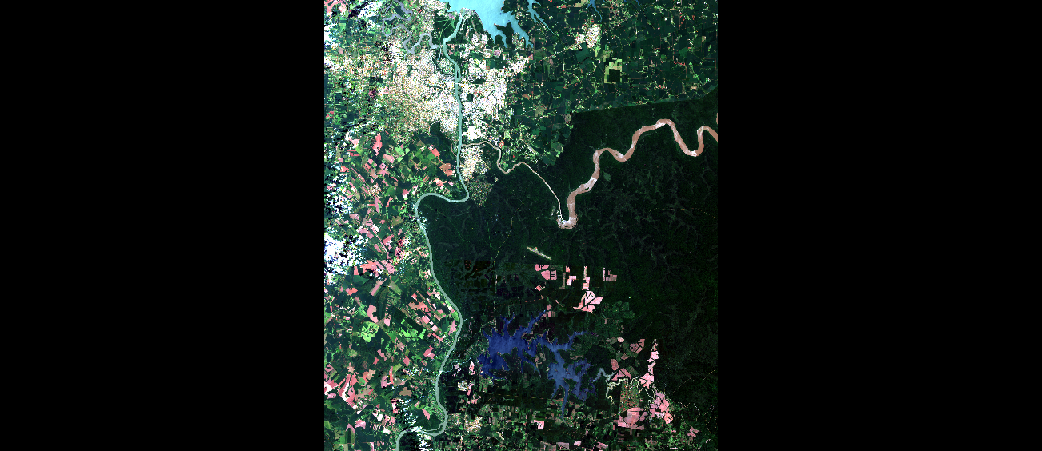
#> input picture Example Landsat8/LC08_224-078_2018-01-05_RGB.png, 1042 x 451 px; its folder holds only this picture in this run
$ jupyter execute --allow-errors TP1.ipynb
#> lines starting #> are read from the running program, lines starting #| are printed output that depends on the picture; long printed decimals are rounded
# TP 1: Análisis y Tratamiento de Imágenes Satelitales

### Rodrigo Carlos Fondato
### MCD - 2023

**Solo Colab**: Como primer paso, instalamos openCV y Numpy, luego clonamos el repositorio con los archivos para obtener las imágenes de ejemplo a utilizar:

[cell 1]
# Only for Colab
#!pip install numpy==1.23
#!pip install opencv-python==4.7.0.72
#!pip install rasterio

#!git clone https://github.com/rfondato/atis.git

Cargamos librerías comunes a todos los ejercicios:

[cell 2]
import cv2
import numpy as np
import math
import os

Cargamos una imagen de ejemplo para todos los ejercicios utilizando openCV:

[cell 3]
def get_example_image():
    img_folder_path = './Example Landsat8/'
    image = cv2.imread(f'{img_folder_path}LC08_224-078_2018-01-05_RGB.png')
#> image is the input picture: shape (451, 1042, 3); mean B, G, R 25.1, 29.2, 20.9

    # Crop de la imagen dado que tiene 2 bordes grandes negros a los costados
    image = image[0:450, 324:717, :]
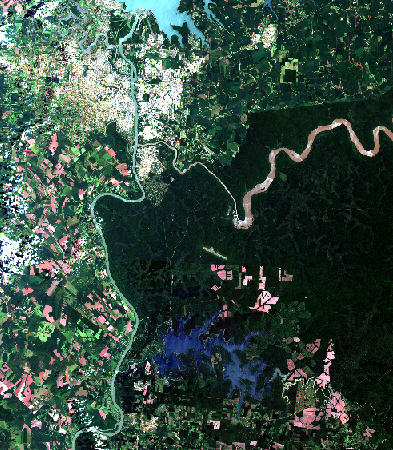
#> image: shape (450, 393, 3); mean B, G, R 66.7, 77.3, 55.4

    return image

[cell 4]
image = get_example_image()

Definimos una función para mostrar imágenes en todos los ejercicios:

[cell 5]
# Colab Version

#from google.colab.patches import cv2_imshow
#def show_image(img):
#    cv2_imshow(img)

# Desktop Version

def show_image(img):
    cv2.imshow('image', img)
    cv2.waitKey(0)
    cv2.destroyAllWindows()

### **Ejercicios 1 y 2:**

Cargamos una imagen:

[cell 6]
def load_image(path):
    return cv2.imread(path)

img_folder_path = './Example Landsat8/'
image = load_image(img_folder_path + 'LC08_224-078_2018-01-05_RGB.png')

La imagen cargada con OpenCV es un array de numpy:

[cell 7]
type(image)

El tipo de los elementos del array es uint8, es decir, la imágen tiene una profundidad de 8 bits (valores de 0 a 255) por banda:

[cell 8]
image.dtype

Tamaño de la imagen: 451x1042x3 => 451 filas, 1042 columnas, 3 bandas

[cell 9]
image.shape
#> Out = (451, 1042, 3)

La mostramos (ver definición de la función más arriba):

[cell 10]
show_image(image)

Guardamos una copia en la misma carpeta:

[cell 11]
cv2.imwrite(img_folder_path + "copy.png", image)
#> Out = True

Obtenemos el valor del pixel de una imagen:

[cell 12]
def get_pixel_value(img, x, y):
  return img[x, y]

[cell 13]
print("Pixel (0,324): ", get_pixel_value(image, 0, 324))
#| Pixel (0,324):  [81 81 34]

[cell 14]
print("Pixel (200,500): ", get_pixel_value(image, 200, 500))
#| Pixel (200,500):  [30 27 12]

Copiamos una parte de la imagen en otro archivo:

[cell 15]
# Devuelve una porción de "image", desde (x1,y1) a (x2,y2).
# Si path != None entonces usa ese path para guardar la porción de imágen en el path especificado.
def crop_image(image, x1, y1, x2, y2, path=None):
#> called with x1 = 0, y1 = 324, x2 = 200, y2 = 524, path = './Example Landsat8/cropped.tif'
  cropped = image[x1:x2, y1:y2, :].copy()
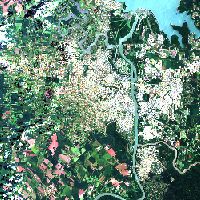
#> cropped: shape (200, 200, 3); mean B, G, R 124.7, 141, 109.9
  if (path is not None) and (path != ''):
    cv2.imwrite(path, cropped)
  return cropped

[cell 16]
cropped = crop_image(image, 0, 324, 200, 524, img_folder_path + "cropped.tif")

[cell 17]
show_image(cropped)

### **Ejercicios 3 y 4:**

Cargamos la imagen de ejemplo:

[cell 18]
image = get_example_image()
show_image(image)

Definimos una función que retorna un reporte con estadísiticas de los pixels de una sección determinada y la usamos en la imágen de ejemplo.

[cell 19]
# Devuelve estadísticas de los pixels de la porción de la imágen entre las coordenadas (x1, y1) y (x2, y2)
def get_pixels_mean_report(image, x1, y1, x2, y2):
#> called with x1 = 0, y1 = 100, x2 = 200, y2 = 300
  cropped = image[x1:x2, y1:y2, :]
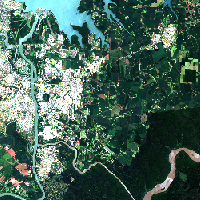
#> cropped: shape (200, 200, 3); mean B, G, R 89.6, 102.1, 72.3
  print("Número de pixels:", cropped.size)
#| Número de pixels: 120000
  print("Dimensiones:", cropped.shape)
#| Dimensiones: (200, 200, 3)
  print("Cantidad de bandas:", cropped.shape[2])
#| Cantidad de bandas: 3
  print("Promedio de nivel de gris por banda:", np.mean(image, axis=(0, 1)))
#| Promedio de nivel de gris por banda: [66.670 77.328 55.446]
  print("Promedio general de color:", np.mean(image))
#| Promedio general de color: 66.481
  return cropped
